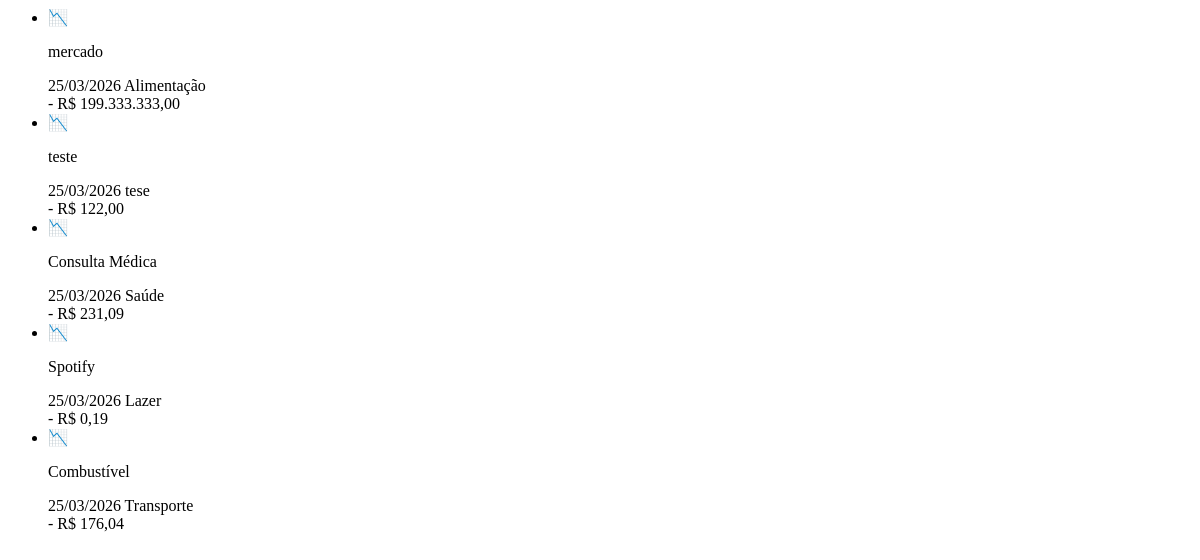
Before: /telegram/htmx/dashboard-parcial/ (signed in) with the older database file.
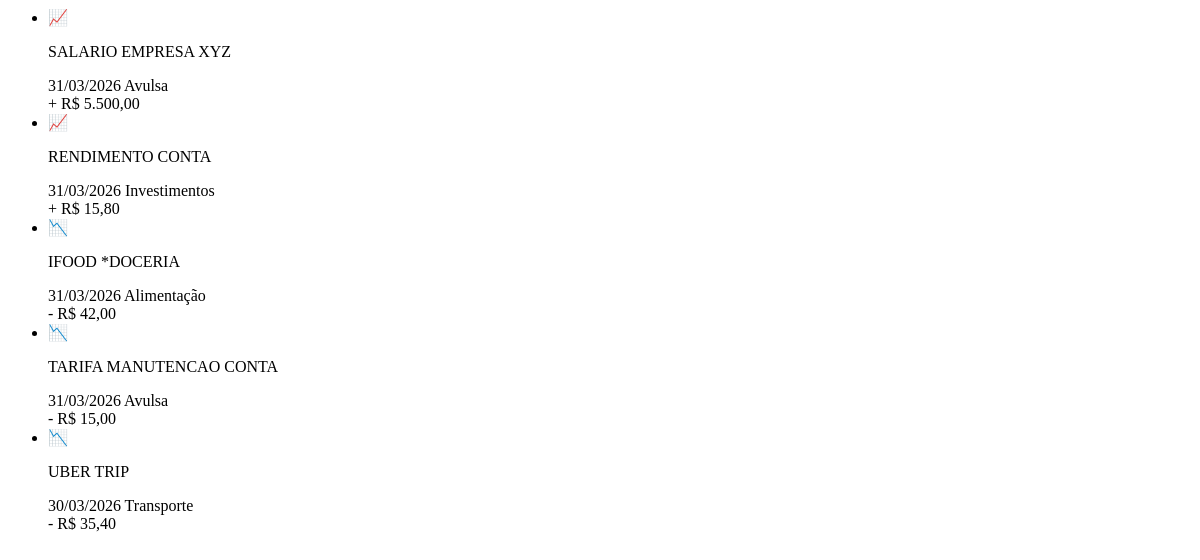
After: the same page with the newer database file.
### finances/models.py (models this page shows, shortened)
class Transaction(models.Model):
    TIPO_CHOICES = [
        ('entrada', 'Entrada'),
        ('saida', 'Saída'),
    ]
    valor = models.DecimalField(
        max_digits=12,
        decimal_places=2,
        validators=[MinValueValidator(Decimal('0.01'))],
    )
    data = models.DateField()
    tipo = models.CharField(max_length=10, choices=TIPO_CHOICES)
    descricao = models.CharField(max_length=255)
    categoria = models.ForeignKey(
        Category,
        on_delete=models.SET_NULL,
        null=True,
        blank=True,
        related_name='transacoes',
    )
    conta = models.ForeignKey(
        Account,
        on_delete=models.SET_NULL,
        null=True,
        blank=True,
        related_name='transacoes',
    )
    usuario = models.ForeignKey(User, on_delete=models.CASCADE, related_name='transacoes')
    class Meta:
        verbose_name = 'Transação'
        verbose_name_plural = 'Transações'
        ordering = ['-data', '-id']
        constraints = [
            models.CheckConstraint(
                check=models.Q(valor__gt=0),
                name='transaction_valor_positivo',
            )
        ]

class Category(models.Model):
    TIPO_CHOICES = [
        ('entrada', 'Entrada'),
        ('saida', 'Saída'),
    ]
    nome = models.CharField(max_length=100)
    tipo = models.CharField(max_length=10, choices=TIPO_CHOICES)
    usuario = models.ForeignKey(User, on_delete=models.CASCADE, related_name='categorias')
    keywords = models.TextField(
        blank=True,
        default='',
        help_text='Palavras-chave separadas por vírgula para auto-categorização',
    )
    class Meta:
        verbose_name = 'Categoria'
        verbose_name_plural = 'Categorias'
        unique_together = ['nome', 'usuario']

### telegram_bot/views.py (the view)
@login_required
def dashboard_partial(request):
    context = {
        'resumo_mes': dashboard_selectors.obter_resumo_mes_atual(request.user),
        'ultimas_transacoes': dashboard_selectors.obter_ultimas_transacoes(
            request.user, limit=20
        ),
        'saldo': calculate_balance(request.user),
    }
    return render(
        request,
        'telegram_bot/fragmentos/dashboard_lancamentos.html',
        context,
    )

### dashboard/selectors.py (called while the page is built)
def obter_resumo_mes_atual(user):
    from finances.models import Transaction
    hoje = timezone.now().date()
    inicio_mes = hoje.replace(day=1)
    totais = (
        Transaction.objects
        .filter(usuario=user, data__gte=inicio_mes)
        .values('tipo')
        .annotate(total=Sum('valor'))
    )
    resultado = {'total_entradas': Decimal('0'), 'total_saidas': Decimal('0')}
    for item in totais:
        if item['tipo'] == 'entrada':
            resultado['total_entradas'] = item['total'] or Decimal('0')
        elif item['tipo'] == 'saida':
            resultado['total_saidas'] = item['total'] or Decimal('0')
    resultado['saldo_liquido'] = resultado['total_entradas'] - resultado['total_saidas']
    return resultado

def obter_ultimas_transacoes(user, limit=5):
    from finances.models import Transaction
    return (
        Transaction.objects
        .filter(usuario=user)
        .select_related('categoria', 'conta')
        .order_by('-data', '-pk')[:limit]
    )

### telegram_bot/templates/telegram_bot/fragmentos/dashboard_lancamentos.html
<div class="bg-zinc-950 rounded-2xl border border-zinc-800/60 shadow-xl overflow-hidden">
  {% if ultimas_transacoes %}
    <ul class="divide-y divide-zinc-800/60" role="list">
      {% for t in ultimas_transacoes|slice:":5" %}
        <li class="group hover:bg-zinc-900/50 transition-colors">
          <div class="flex items-center gap-4 px-5 py-4">
            <div class="shrink-0 h-10 w-10 rounded-xl flex items-center justify-center {% if t.tipo == 'entrada' %}
                bg-emerald-500/10
              {% else %}
                bg-rose-500/10
              {% endif %}">
              {% if t.tipo == 'entrada' %}
                <span class="text-emerald-400">📈</span>
              {% else %}
                <span class="text-rose-400">📉</span>
              {% endif %}
            </div>
            <div class="flex-1 min-w-0">
              <p class="text-sm font-medium text-zinc-100 truncate">{{ t.descricao }}</p>
              <div class="flex items-center gap-2 mt-0.5 flex-wrap">
                <span class="text-xs text-zinc-400">{{ t.data|date:'d/m/Y' }}</span>
                {% if t.categoria %}
                  <span class="inline-flex items-center px-2 py-0.5 rounded-full text-xs font-medium {% if t.tipo == 'entrada' %}
                      bg-emerald-500/10 text-emerald-400
                    {% else %}
                      bg-rose-500/10 text-rose-400
                    {% endif %}">
                    {{ t.categoria.nome }}
                  </span>
                {% endif %}
              </div>
            </div>
            <span class="shrink-0 text-sm font-bold {% if t.tipo == 'entrada' %}
                text-emerald-400
              {% else %}
                text-rose-400
              {% endif %}">
              {% if t.tipo == 'entrada' %}
                +
              {% else %}
                -
              {% endif %}R$ {{ t.valor|floatformat:'2g' }}
            </span>
          </div>
        </li>
      {% endfor %}
    </ul>
  {% else %}
    <div class="p-8 text-center text-zinc-400 text-sm">Nenhuma transação registrada ainda.</div>
  {% endif %}
</div>

Changed rows visible on the page:
no longer on this page (row unchanged): Transaction: descricao "mercado", data "25/03/2026", categoria.nome "Alimentação", valor "199.333.333,00"
no longer on this page (row unchanged): Transaction: descricao "teste", data "25/03/2026", categoria.nome "tese", valor "122,00"
no longer on this page (row unchanged): Transaction: descricao "Consulta Médica", data "25/03/2026", categoria.nome "Saúde", valor "231,09"
no longer on this page (row unchanged): Transaction: descricao "Spotify", data "25/03/2026", categoria.nome "Lazer", valor "0,19"
no longer on this page (row unchanged): Transaction: descricao "Combustível", data "25/03/2026", categoria.nome "Transporte", valor "176,04"
added Transaction: descricao "SALARIO EMPRESA XYZ", data "31/03/2026", categoria.nome "Avulsa", valor "5.500,00"
added Transaction: descricao "RENDIMENTO CONTA", data "31/03/2026", categoria.nome "Investimentos", valor "15,80"
added Transaction: descricao "IFOOD *DOCERIA", data "31/03/2026", categoria.nome "Alimentação", valor "42,00"
added Transaction: descricao "TARIFA MANUTENCAO CONTA", data "31/03/2026", categoria.nome "Avulsa", valor "15,00"
added Transaction: descricao "UBER TRIP", data "30/03/2026", categoria.nome "Transporte", valor "35,40"
